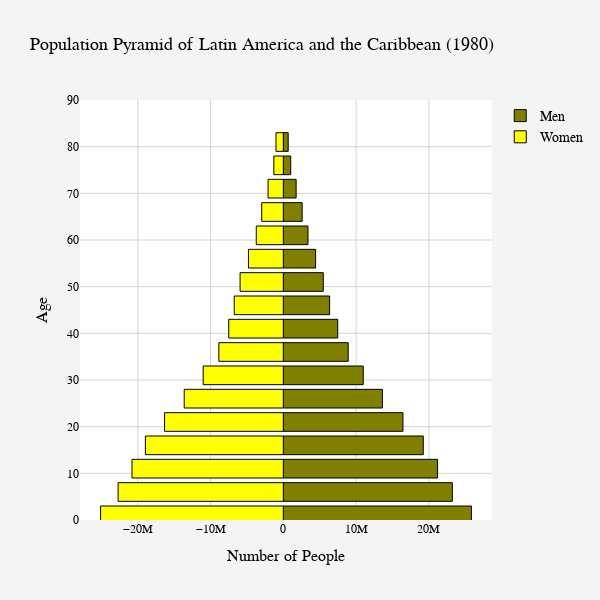

Here is the notebook cell this chart was saved with:
### Code cell
# Regional Context
    # All of Latin America & the Caribbean (TLA)

ages = []
for a in range(0,80,5):
    ages.append(f"{a:02d}"+f"{a+4:02d}")

ages.append("80UP")

country_choice_2 = "TLA"
LA_caribbean = wbdata.get_dataframe(categories,country=country_choice_2)

# Creating a population pyramid
py.init_notebook_mode(connected=True)

layout_LA_caribbean = go.Layout(
    title="Population Pyramid of Latin America and the Caribbean (1980)",
    title_font=dict(size=18, color='black'),
    barmode='overlay',
    width=600,
    height=600,
    paper_bgcolor='#f4f4f4',
    plot_bgcolor='#ffffff',
    font=dict(family="Arial, sans-serif", size=14, color="black"),
    xaxis=dict(
        title='Number of People',
        title_font=dict(size=16),
        tickfont=dict(size=12),
        gridcolor='lightgray'
    ),
    yaxis=dict(
        range=[0, 90],
        title='Age',
        title_font=dict(size=16),
        tickfont=dict(size=12),
        gridcolor='lightgray'
    ),
    showlegend=True
)

bins_LA_caribbean = [go.Bar(x = LA_caribbean.loc[str(1980),:].filter(regex="Male").values,
               y = [int(s[:2])+1 for s in ages],
               orientation='h',
               name='Men',
               marker=dict(color='olive', line=dict(color='black', width=1)),
               hoverinfo='skip'
               ),

        go.Bar(x = -LA_caribbean.loc[str(1980),:].filter(regex="Female").values,
               y = [int(s[:2])+1 for s in ages],
               orientation='h',
               name='Women',
               marker=dict(color='yellow', line=dict(color='black', width=1)),
               hoverinfo='skip',
               )
        ]

py.iplot(dict(data=bins_LA_caribbean, layout=layout_LA_caribbean))

### Figure 1 — Plotly figure (JSON) as saved in the notebook; plotly's stock layout.template omitted (floating-point values rounded to 4 significant figures)
{"data": [{"hoverinfo": "skip", "marker": {"color": "olive", "line": {"color": "black", "width": 1}}, "name": "Men", "orientation": "h", "type": "bar", "x": [25842653, 23224190, 21195536, 19228253, 16437036, 13611331, 10979812, 8911698, 7472322, 6359867, 5486978, 4438168, 3386152, 2587678, 1757663, 1014546, 667758], "y": [1, 6, 11, 16, 21, 26, 31, 36, 41, 46, 51, 56, 61, 66, 71, 76, 81]}, {"hoverinfo": "skip", "marker": {"color": "yellow", "line": {"color": "black", "width": 1}}, "name": "Women", "orientation": "h", "type": "bar", "x": [-25111805, -22704682, -20798449, -18958520, -16322486, -13622819, -11015865, -8864947, -7506302, -6749967, -5944406, -4794757, -3720104, -2971889, -2098345, -1305939, -1012751], "y": [1, 6, 11, 16, 21, 26, 31, 36, 41, 46, 51, 56, 61, 66, 71, 76, 81]}], "layout": {"barmode": "overlay", "font": {"color": "black", "family": "Arial, sans-serif", "size": 14}, "height": 600, "paper_bgcolor": "#f4f4f4", "plot_bgcolor": "#ffffff", "showlegend": true, "title": {"font": {"color": "black", "size": 18}, "text": "Population Pyramid of Latin America and the Caribbean (1980)"}, "width": 600, "xaxis": {"gridcolor": "lightgray", "tickfont": {"size": 12}, "title": {"font": {"size": 16}, "text": "Number of People"}}, "yaxis": {"gridcolor": "lightgray", "range": [0, 90], "tickfont": {"size": 12}, "title": {"font": {"size": 16}, "text": "Age"}}}}
